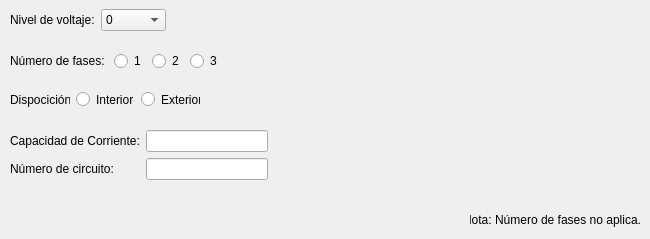
    <widget class="QWidget" name="tab_8">
     <attribute name="title">
      <string>Tableros de distribución</string>
     </attribute>
     <widget class="QWidget" name="horizontalLayoutWidget_8">
      <property name="geometry">
       <rect>
        <x>10</x>
        <y>9</y>
        <width>211</width>
        <height>22</height>
       </rect>
      </property>
      <layout class="QHBoxLayout" name="horizontalLayout_18">
       <item>
        <widget class="QLabel" name="label_29">
         <property name="text">
          <string>Nivel de voltaje:</string>
         </property>
        </widget>
       </item>
       <item>
        <widget class="QComboBox" name="comboBox_7">
         <item>
          <property name="text">
           <string>0</string>
          </property>
         </item>
         <item>
          <property name="text">
           <string>120</string>
          </property>
         </item>
         <item>
          <property name="text">
           <string>240</string>
          </property>
         </item>
         <item>
          <property name="text">
           <string>6300</string>
          </property>
         </item>
         <item>
          <property name="text">
           <string>13800</string>
          </property>
         </item>
         <item>
          <property name="text">
           <string>22000</string>
          </property>
         </item>
        </widget>
       </item>
       <item>
        <spacer name="horizontalSpacer_32">
         <property name="orientation">
          <enum>Qt::Horizontal</enum>
         </property>
         <property name="sizeHint" stdset="0">
          <size>
           <width>40</width>
           <height>20</height>
          </size>
         </property>
        </spacer>
       </item>
      </layout>
     </widget>
     <widget class="QWidget" name="horizontalLayoutWidget_13">
      <property name="geometry">
       <rect>
        <x>10</x>
        <y>50</y>
        <width>241</width>
        <height>22</height>
       </rect>
      </property>
      <layout class="QHBoxLayout" name="horizontalLayout_19">
       <item>
        <widget class="QLabel" name="label_30">
         <property name="text">
          <string>Número de fases: </string>
         </property>
        </widget>
       </item>
       <item>
        <widget class="QRadioButton" name="radioButton_20">
         <property name="text">
          <string>1</string>
         </property>
        </widget>
       </item>
       <item>
        <widget class="QRadioButton" name="radioButton_21">
         <property name="text">
          <string>2</string>
         </property>
        </widget>
       </item>
       <item>
        <widget class="QRadioButton" name="radioButton_22">
         <property name="text">
          <string>3</string>
         </property>
        </widget>
       </item>
       <item>
        <spacer name="horizontalSpacer_33">
         <property name="orientation">
          <enum>Qt::Horizontal</enum>
         </property>
         <property name="sizeHint" stdset="0">
          <size>
           <width>40</width>
           <height>20</height>
          </size>
         </property>
        </spacer>
       </item>
      </layout>
     </widget>
     <widget class="QLabel" name="label_31">
      <property name="geometry">
       <rect>
        <x>470</x>
        <y>210</y>
        <width>171</width>
        <height>20</height>
       </rect>
      </property>
      <property name="text">
       <string>*Nota: Número de fases no aplica.</string>
      </property>
      <property name="alignment">
       <set>Qt::AlignRight|Qt::AlignTrailing|Qt::AlignVCenter</set>
      </property>
     </widget>
     <widget class="QWidget" name="">
      <property name="geometry">
       <rect>
        <x>10</x>
        <y>130</y>
        <width>258</width>
        <height>51</height>
       </rect>
      </property>
      <layout class="QFormLayout" name="formLayout">
       <item row="0" column="1">
        <widget class="QLineEdit" name="lineEdit_14"/>
       </item>
       <item row="1" column="0">
        <widget class="QLabel" name="label_34">
         <property name="text">
          <string>Número de circuito:</string>
         </property>
        </widget>
       </item>
       <item row="1" column="1">
        <widget class="QLineEdit" name="lineEdit_15"/>
       </item>
       <item row="0" column="0">
        <widget class="QLabel" name="label_33">
         <property name="text">
          <string>Capacidad de Corriente:</string>
         </property>
        </widget>
       </item>
      </layout>
     </widget>
     <widget class="QWidget" name="">
      <property name="geometry">
       <rect>
        <x>10</x>
        <y>90</y>
        <width>190</width>
        <height>19</height>
       </rect>
      </property>
      <layout class="QHBoxLayout" name="horizontalLayout_20">
       <item>
        <widget class="QLabel" name="label_32">
         <property name="text">
          <string>Dispocición:</string>
         </property>
        </widget>
       </item>
       <item>
        <widget class="QRadioButton" name="radioButton_23">
         <property name="text">
          <string>Interior</string>
         </property>
        </widget>
       </item>
       <item>
        <widget class="QRadioButton" name="radioButton_24">
         <property name="text">
          <string>Exterior</string>
         </property>
        </widget>
       </item>
      </layout>
     </widget>
    </widget>
